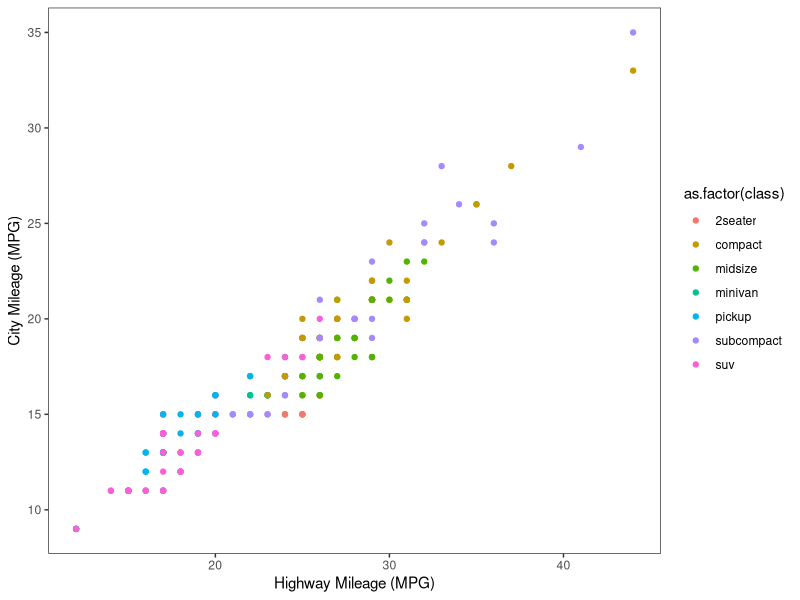
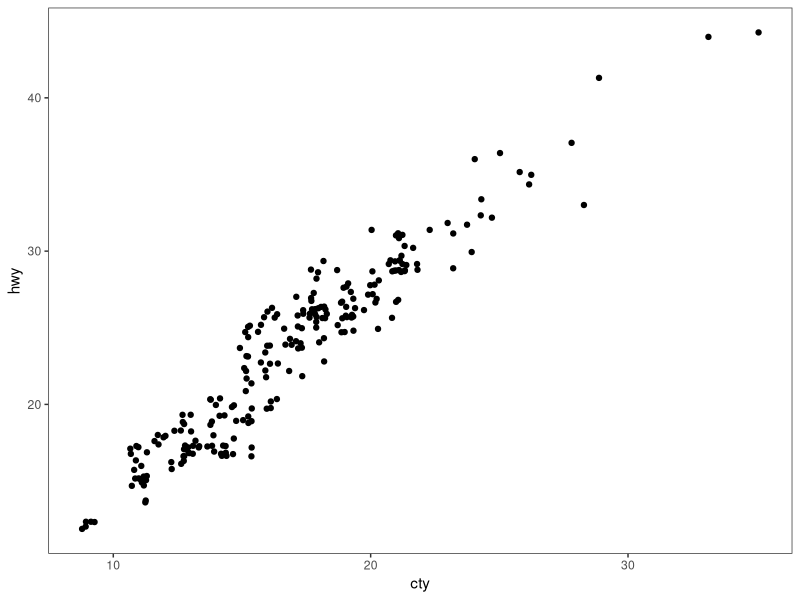
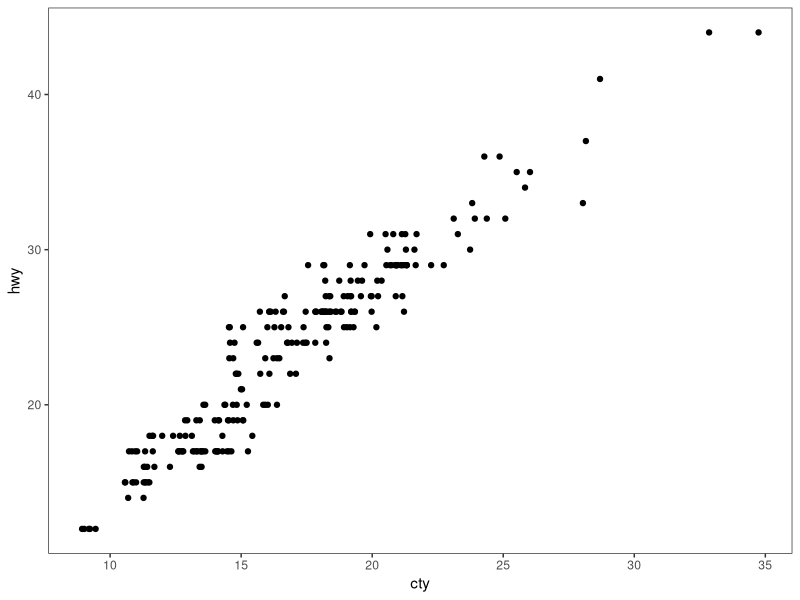
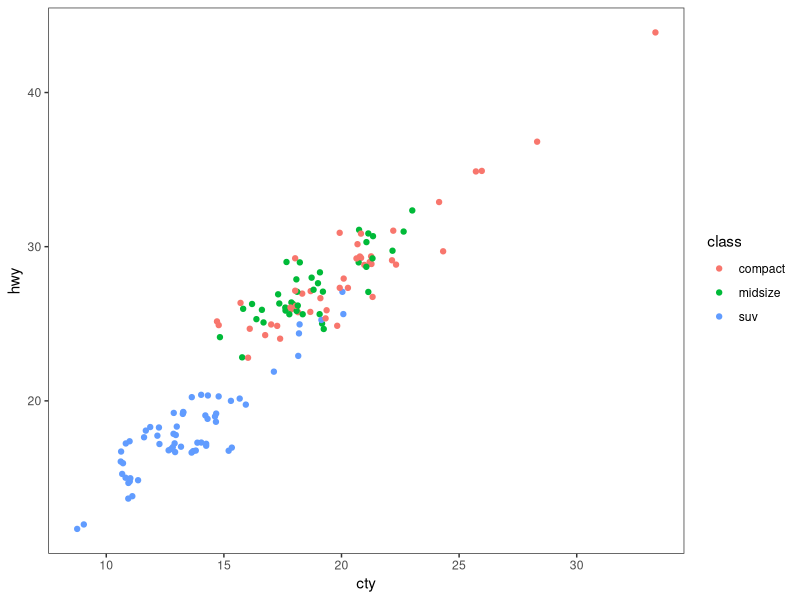
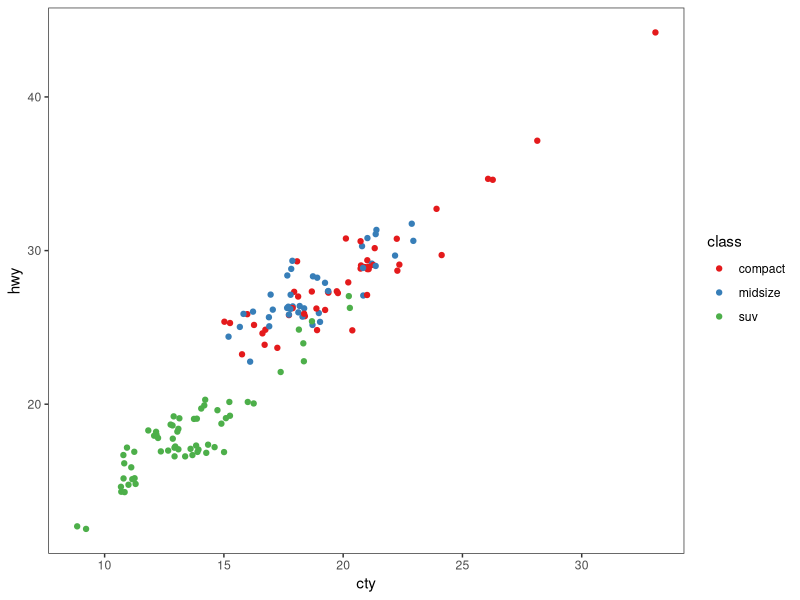
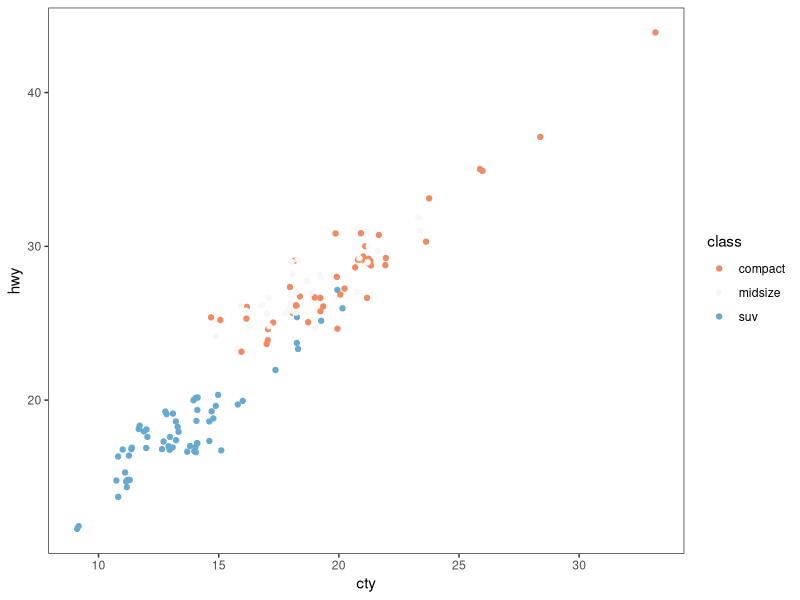
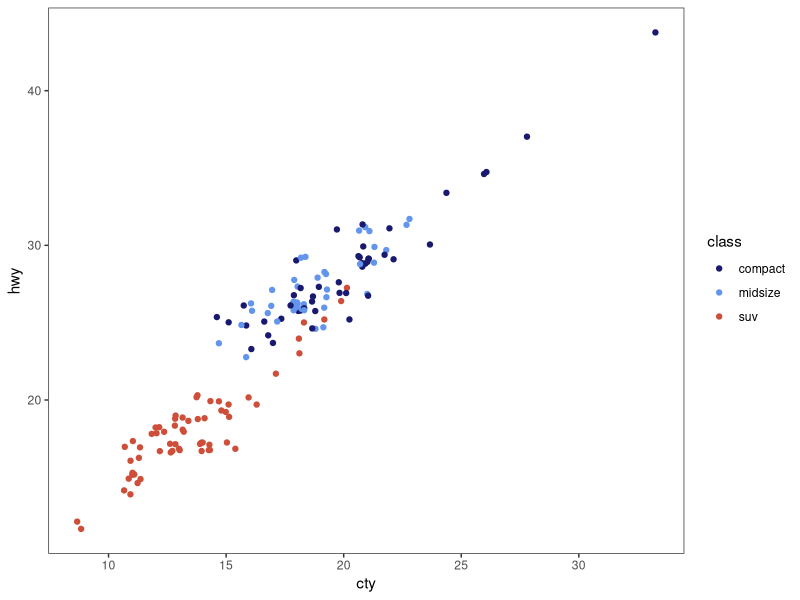
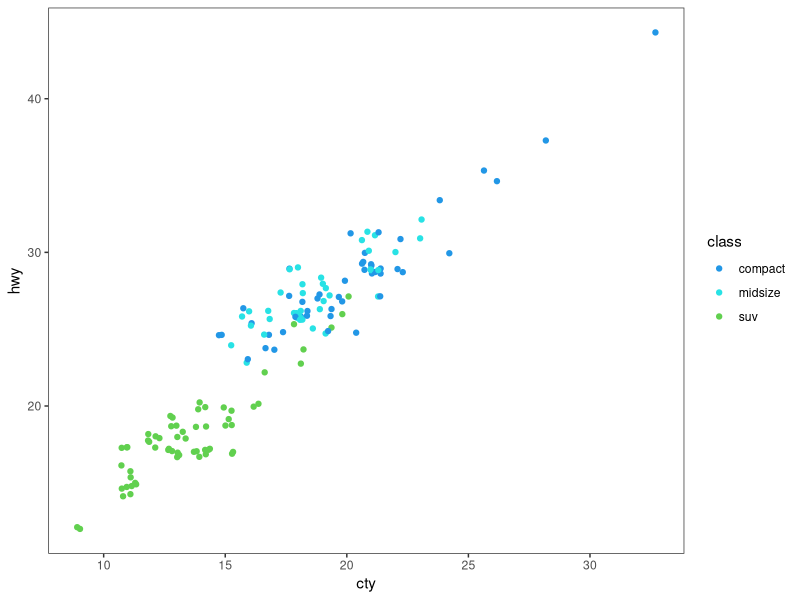

Write the R code that produced these figures, in order. (Note: this script raises an error after producing the figures.)
# ---------------------------------------------------------- #
#### MODULE 3: Plot even more data!                       ####               
# ---------------------------------------------------------- #

## OBJECTIVE:
# 1. To develop a "grammar of graphics".
# 2. To become comfortable using ggplot2 for exploratory data visualization.


# ---------------------------------------------------------- #
#### SET UP:                                              ####
# ---------------------------------------------------------- #
# REMINDER: In RStudio, open the Rproject for our course (UNCG_DataWrangling), 
# pull any changes from GitHub, and navigate to the branch you created for 
# yourself (just a single branch for the whole semester) in RStudio's Git tab.
# Open this week's assignment in this new branch to complete and submit on GitHub.
# Ideally, you'll commit your answers a bit at a time as you work through
# this assignment, rather than committing all at once at the end.

# Reminder of some helpful resources for graphing in R:
# ggplot Cookbook: http://www.cookbook-r.com/Graphs/
# Official ggplot2 Book: https://ggplot2-book.org/
# Themes in ggplot2: https://ggplot2-book.org/polishing.html#themes

# In ggplot2, aesthetic means “something you can see”. Each aesthetic is a
# mapping between a visual cue and a variable.
# Examples include:
# position (i.e., on the x and y axes)
# color (“outside” color)
# fill (“inside” color)
# shape (of points)
# line type
# size

# Each type of geometric object (geom) accepts only a subset of all aesthetics.
# Refer to the geom help pages to see what mappings each geom accepts. Aesthetic
# mappings are set with the aes() function.

# TASK: We will be using the ggplot2 package for graphing. Fortunately, ggplot2 
# is nested within the tidyverse package (along with many others).
# Start by writing code to load the tidyverse library.
# HINT: see the end of assignment #1 if you forgot how to load a package.

library(tidyverse)

# TASK: Write code below to set your theme to black and white and both your major
# AND minor gridlines to element_blank for all plots you'll be making today.
# HINT: Check back to last week's assignment section 1.9 for setting themes for
# all plots.

theme_set(theme_bw())
theme_update(panel.grid.major=element_blank(),
             panel.grid.minor=element_blank())


# ---------------------------------------------------------- #
#### 1.0 CORRELATION                                      ####
# ---------------------------------------------------------- #

# We learned how to make correlations last week, but it never hurts to get
# more practice! Let's start by using a data set built into ggplot2.
# The mpg dataset looks at the gas efficiency of different cars. Run the following
# code to load the data:
data(mpg, package = "ggplot2")

# TASK: Create a scatterplot (i.e., a dot plot) to relate city and highway mileage.
# Color the points by the class of car (class column) and label the x and y axis 
# to be more informative (City Mileage (MPG) vs Highway Mileage (MPG)).
# HINT: Refer back to last week's assignment or the ggplot help resources if you 
# forget how to make a scatterplot.

ggplot(mpg, aes(x=hwy,y=cty))+
  xlab('Highway Mileage (MPG)')+
  ylab('City Mileage (MPG)')+
  geom_point(aes(color=as.factor(class)))

# Looks alright, but the graph may be hiding some information...
# QUESTION: How many data points are in the mpg dataframe?

str(mpg)
# There are 234 obs. in 11 columns

# QUESTION: Approximately how many dots are in the graph you just made? How does
# that compare to the number of observations in the dataframe?

# There are roughly 78 points on the graph, which is a lot smaller than
# The number of observations.

# Try another correlation-focused geom that addresses this problem by running
# the following code:
ggplot(data=mpg, aes(x=cty, y=hwy)) + 
  geom_jitter()


# QUESTION: What happened when you created the plot with geom_jitter?

# A LOT more observations were added to the plot and some points were added in randomly.

# QUESTION: Run the code to create a plot using geom_jitter a second time. Then run it
# again and again. What happens each time? Why is this happening?

# The graph slightly shifts because the geom_jitter() function randomly moves the points 
# along the x and y axises.

# TASK: The default in geom_jitter is to jitter (or slightly move) the points away
# from each other in both the x and y directions. Check the help file for geom_jitter
# and write code below to make a graph where you jitter points in only the x-dimension
# by 0.5.

ggplot(data=mpg, aes(x=cty, y=hwy)) + 
  geom_jitter(height= F, width=0.5)

# ---------------------------------------------------------- #
#### 1.1 DETOUR! COLORS, COLORS, COLORS                   ####
# ---------------------------------------------------------- #

# Our world is so colorful, and our graphs can be too! But we want to be mindful
# of our color choices to not only be beautiful, but also informative and accessible.

# TASK: Create a new dataframe that filters our mpg data down to only information
# for car classes compact, midsize, and suv using an %in% statement. Name your 
# new dataframe mpgSubset.
# HINT: Refer back to the Transform assignment if you want help with %in% (or 
# try googling!)

mpgSubset <- mpg%>%
  filter(mpg$class%in%c('compact','midsize','suv'))

# ggplot has lots of nice (and some not so nice) built-in color palettes that we 
# can use to fill our bars with color. Try running the following code:
ggplot(data=mpgSubset, aes(x=cty, y=hwy, color=class)) +
  geom_jitter()

# The code above supplies us with ggplot's default color palette, which I find not
# so pleasing. Let's try to change this!

# We can add a statement specifying the scale of colors we would prefer. One way
# to do this is to use other pre-set palettes from ggplot. Run the code below to 
# ask ggplot to use the color brewer's palette called Set 1.
ggplot(data=mpgSubset, aes(x=cty, y=hwy, color=class)) +
  geom_jitter() +
  scale_color_brewer(palette="Set1")

# Alternatively, we could use the "RdBu" palette:
ggplot(data=mpgSubset, aes(x=cty, y=hwy, color=class)) +
  geom_jitter() +
  scale_color_brewer(palette="RdBu")

# QUESTION: Investigate the color brewer's range of palettes at this website: 
# https://r-graph-gallery.com/38-rcolorbrewers-palettes.html
# What do you notice about the colors chosen from each of the palettes that we
# used above? (i.e., does it use the first three colors in the palette? The last
# three? Some other combination?)

# For Set1, the first three colors are assigned to the three variables.
# For RdBu, the extremes and a middle ground color were assigned to the variables.


# We could also pick out EXACTLY which colors we want for our figure. 
# There are 4 main ways to specify colors in R:
### by name
### by number
### by Hex code
### with the rgb() function

# By Name: R allows you to call more than 600 colors by name! Run the following
# code to see a list:
colors()

# We can put in the colors we chose for each variable by adding the 
# scale_color_manual() function to our plot. Try it out by running the following
# code:
ggplot(data=mpgSubset, aes(x=cty, y=hwy, color=class)) +
  geom_jitter() +
  scale_color_manual(values=c('midnightblue', 'cornflowerblue', 'tomato3'))


# You can also chose colors by number, which are assigned in R.

# TASK: Copy and paste the code to make our scatterplot and replace the color names
# with three numbers of your choice (between 1 and 657). How does your new figure look?
# HINT: remember to remove the quotation marks when calling numbers.


ggplot(data=mpgSubset, aes(x=cty, y=hwy, color=class)) +
  geom_jitter() +
  scale_color_manual(values=c('388', '213', '515'))

# QUESTION: How do you think you could figure out which color name belongs to
# each color number?
# HINT: Try creating a dataframe from color() by passing it into the
# as.data.frame() function.

as.data.frame(colors())

# You can also chose colors by Hex code. A Hex color code is a 6-symbol code made
# of up to three 2-symbol elements (6 symbols in length all together). Each of 
# the 2-symbol elements represents a color value in the Red-Green-Blue (RGB) color
# scale from 0 to 255. Hex codes are written with a # in front of them. Let's try
# out calling our colors using hex code.
ggplot(data=mpgSubset, aes(x=cty, y=hwy, color=class)) +
  geom_jitter() +
  scale_color_manual(values=c('#191970', '#6495ED', '#FF6347'))

# There are two great things about hex codes. First, you can call ANY color you 
# want with a hex code. That is, you're not limited to the 657 colors that are
# in ggplot. By specifying the color by hex code, you can pick literally anything!

# TASK: Google the search term "color picker". This should bring up google's color
# picker (in addition to a billion other color picking websites). Use this color
# picker to generate the hex codes for three new colors of your choice. Then copy
# and paste the above code, replacing the hex codes with your color choices.

ggplot(data=mpgSubset, aes(x=cty, y=hwy, color=class)) +
  geom_jitter() +
  scale_color_manual(values=c('#40db42', '#000000', '#cc5e1f'))

#I call it "Spooktacular"

# The second great thing about hex codes is that you can control the transparency
# of your colors. Transparency is set in a hex code by adding two extra symbols
# to the end, which together make up the "alpha" element. Adding 00 to the end 
# of your hex code will make your color completely transparent, while adding FF 
# to the end will make it completely opaque. Any number/letters in-between will 
# result in partial transparency. You can find a complete list of transparencies
# between 0-100% here: https://gist.github.com/lopspower/03fb1cc0ac9f32ef38f4

# TASK: Try out transparency by copying and pasting your graph code below and
# adding the alpha element to the end of each of your hex codes to make your
# first color 0% transparent, your second color 50% transparent, and your third
# color 100% transparent.


ggplot(data=mpgSubset, aes(x=cty, y=hwy, color=class)) +
  geom_jitter() +
  scale_color_manual(values=c('#40db42ff', '#00000080', '#cc5e1f00'))

# QUESTION: What happened to the point that you set to 100% transparent?

# Those points are completely transparent

# Finally, we can set our colors using the rgb() function. This operates very
# similarly to the hex code, where you can pick exactly the color and transparency
# you want. Try it out by running the following code:
ggplot(data=mpgSubset, aes(x=cty, y=hwy, color=class)) +
  geom_jitter() +
  scale_color_manual(values=c(rgb(.10, .10, .44, .5), rgb(.39, .58, .93, .5), rgb(1.0, .39, .28, .5)))

# TASK: Modify the above code to make all of your points 50% transparent.

# There are so many inventive and artistic people in the world who have expanded
# the offerings for colors in ggplot. Check out some notable ones listed below
# when choosing colors for this assignment.
### Color-blind friendly palettes: https://github.com/JLSteenwyk/ggpubfigs
### Color palettes from vintage National Parks posters: https://github.com/katiejolly/nationalparkcolors
### Color palettes based on Wes Anderson movies: https://github.com/karthik/wesanderson
### Color palettes from famous Dutch paintings: https://github.com/EdwinTh/dutchmasters


# ---------------------------------------------------------- #
#### 1.2 DETOUR! LEGENDS                                  ####
# ---------------------------------------------------------- #

# When you specify colors in your ggplot code, R throws in a bonus legend for free!
# However, this legend is often not as clear or visually appealing as we might 
# prefer. But as with all geometric objects in ggplot, legends can be easily altered.

# Run the following code to create a scatter plot. Feel free to modify the colors
# as you prefer!
ggplot(data=mpgSubset, aes(x=cty, y=hwy, color=class)) +
  geom_jitter()

# QUESTION: Where did ggplot get the legend title and values from?


# We could change the title and values in our legend by altering the dataframe
# we are passing into ggplot. But that seems a bit drastic. Instead, we can 
# lean on the same code that specifies our color picks to alter the legend text.
# Try it out by running the following code:
ggplot(data=mpgSubset, aes(x=cty, y=hwy, color=class)) + 
  geom_jitter() + 
  scale_color_manual(values=c('#FCBA03', '#380754', '#496916'),
                     name='Class of Car', 
                     breaks=c('suv', 'midsize', 'compact'), 
                     labels=c('SUV', 'Midsize', 'Compact'))


# TASK: Label each line of the code above with what it is doing.
# HINT: Check the scale_color_manual help file or ggplot Cookbook for more info.


# IMPORTANT: It is important to pay attention to the order you provide ggplot with 
# your color choices and legend labels! Try running the following code:
ggplot(data=mpgSubset, aes(x=cty, y=hwy, color=class)) + 
  geom_jitter() + 
  scale_color_manual(values=c('#FCBA03', '#380754', '#496916'), 
                     name='Class of Car', 
                     breaks=c('suv', 'midsize', 'compact'), 
                     labels=c('Compact', 'SUV', 'Midsize')) 


# QUESTION: What is wrong with the code above? Why is it so important to be
# careful with the order you pass information into ggplot?


# While changing the legend text and factor order takes place in the scale_color_manual
# step, moving the legend around on the graph page is part of the graph theme. We
# can try this out using the code below:
ggplot(data=mpgSubset, aes(x=cty, y=hwy, color=class)) + 
  geom_jitter() + 
  theme(legend.position='top')


# TASK: Modify the code above to have the legend display along the bottom of
# the figure.


# We can also have the legend located within the area of the graph itself! We can 
# do this by specifying the coordinates for where the legend should go within the
# graph axes. First we set the legend position and then we set the anchoring 
# position by justifying the legend.
### bottom left: 0,0
### bottom right: 1,0
### top left: 0,1
### top right: 1,1

# Try it out by running the following code:
ggplot(data=mpgSubset, aes(x=cty, y=hwy, color=class)) + 
  geom_jitter() + 
  theme(legend.position=c(1,0), legend.justification=c(1,0))

# QUESTION: What happens if you don't include the code for legend justification
# above?


# TASK: Copy and paste the code from above. Modify it to place the legend in the
# upper left part of the graph.


# Finally, we might want to remove the legend altogether! We would do so by
# modifying the theme as well. 

# TASK: Check the ggplot cookbook to find the legends section. Read what it says 
# about removing the legend. Then copy and paste the graph code from above. Modify
# the code to remove the legend.


# ---------------------------------------------------------- #
#### 2.0 DEVIATION                                        ####
# ---------------------------------------------------------- #

# Used to compare variation in values between small number of items (or categories) 
# with respect to a fixed reference.

# Whether the graphical type is a deviation graph or a composition graph (or a 
# ranking graph) may depend on the underlying data structure.

# We used geom_bar() last week with factor data to create a bar graph. But
# geom_bar() is a bit tricky because it can make EITHER a bar graph or a histogram
# depending on the data you give it. The default of geom_bar() is to set stat to 
# count so if you give it just a continuous x value, it will make a histogram. Try
# it with the following code:
ggplot(data=mpg, aes(x=hwy)) + 
  geom_bar()

# In order to have the geom create bars and not a histogram, you must:
# 1) Set stat = identity
# 2) Provide both an x and a y inside the aes(), where x is either a character 
# or factor and y is numeric.

# TASK: Create a dataframe of summary statistics for the mpg data, calculating the
# mean, standard deviation, and standard error for highway mpg grouping by class.
# Name the resulting dataframe highwayMPG and your new variables hwy_mean, hwy_sd,
# and hwy_se.
# HINT: Look back at the Transform assignment if you forget how to summarize the
# data. Also recall, standard error = 1.96*standard deviation.


# TASK: Create a bar graph showing the average highway MPG on the y-axis and 
# car class on the x-axis. Fill the bars by class. Add in error bar caps that are 20%
# the width pf the bars.
# HINT: Don't forget to change stat from the default in your geom_bar() statement!


# ---------------------------------------------------------- #
#### 2.1 DETOUR! COLORS AND LEGENDS, AGAIN                ####
# ---------------------------------------------------------- #

# Recall that some geometric elements require fills instead of (or sometimes in
# addition to) colors.

# TASK: Create a bar graph with the mpg summary stats with the following parameters:
# (1) Black bar outline
# (2) Bars filled with the color brewer palette "Dark2" using the scale_fill_manual
#     statement
# (3) No legend
# (4) Informative x- and y-axis labels. 

# HINT: Carefully consider whether your color and/or fill should go within an aes() 
# statement, the scale_fill_manual or scale_color_manual statements, or neither.
# If in doubt, try a bunch of ways until it looks how we want it. And consult 
# your helpful ggplot resources on the web.


# ---------------------------------------------------------- #
#### 2.2 DETOUR! AXIS MODIFICATIONS                       ####
# ---------------------------------------------------------- #

# Run the following code, feeling free to modify colors as you prefer:
ggplot(data=highwayMPG, aes(x=class, y=hwy_mean, fill=class)) +
  geom_bar(stat='identity') 

# QUESTION: Where is ggplot getting the x-axis tick labels from?


# Often our tick labels are not the best. We can modify them to be more informative
# or visually appealing by directly modifying the dataframe, but again this feels
# a bit extreme. Instead, we can directly modify the scale of the axis. For axes
# that deal with categories, we are setting the discrete scale. Try it out by
# running the following code:
ggplot(data=highwayMPG, aes(x=class, y=hwy_mean, fill=class)) +
  geom_bar(stat='identity') +
  scale_x_discrete(labels=c('sport', 'compact', 'midsize', 'minivan', 'pickup', 'subcompact', 'SUV'))

# We can also change the scale of the continuous axes, including how large they are
# and where the tick marks fall as follows:
ggplot(data=highwayMPG, aes(x=class, y=hwy_mean, fill=class)) +
  geom_bar(stat='identity') +
  scale_y_continuous(breaks=seq(0, 50, 10)) +
  coord_cartesian(ylim=c(0,50))

# QUESTION: Try running the code above without the coord_cartesian() statement. 
# What is surprising about the resulting graph? Based on this result, what do you
# think the coord_cartesian() statement does?


# We can also add a statement into the scale discrete or continuous statements
# to name our axes, rather than putting in a whole separate step of xlab() or ylab().
# Try it out with the following code:
ggplot(data=highwayMPG, aes(x=class, y=hwy_mean, fill=class)) +
  geom_bar(stat='identity') +
  scale_x_discrete(name='Class of Car') +
  scale_y_continuous(name='Mean Highway MPG')


# Finally, we can flip our axes easily in ggplot as follows:
ggplot(data=highwayMPG, aes(x=class, y=hwy_mean, fill=class)) +
  geom_bar(stat='identity') +
  coord_flip()


# TASK: Let's put it all together. Make a graph of the mpg summary stats with the
# following specifications:
# (1) color by class of car using a color scheme of your choice (not the default)
# (2) plot the class of car on the x-axis and the highway MPG on the y axis
# (3) include better names for the x- and y-axis titles
# (4) include better names for the car classes
# (5) set the scale of the highway mpg to run from 0 to 30 with breaks every 5 
# (6) flip your axes
# (7) remove the legend


# ---------------------------------------------------------- #
#### 3.0 RANKING                                          ####
# ---------------------------------------------------------- #
# Used to compare the position or performance of multiple items with respect to 
# each other. Actual values matters somewhat less than the ranking.

# TASK: Create a dataframe of summary statistics for the mpg data, calculating the
# mean, standard deviation, and standard error for CITY mpg grouping by class.
# Name the resulting dataframe cityMPG and your new variables city_mean, city_sd,
# and city_se.
# HINT: Look back at the Transform assignment if you forget how to summarize the
# data. Also, standard error = 1.96*standard deviation.


# Now we want to plot our data in order from smallest to largest city MPG to get
# a ranking. To do so, we need to use the reorder() function to rearrange the data
# going into our x-axis.
ggplot(cityMPG, aes(x=reorder(class, city_mean), y=city_mean)) + 
  geom_bar(stat="identity")

# TASK: Recreate the above ranking figure to include the following:
# (1) class of car on the x-axis with informative axis and tick labels
# (2) MPG ordered from highest to lowest (hint: try google if you're unsure)
# (3) bars with dary grey outlines and filled by class with your favorite color scheme
# (4) error bars with end caps 30% the width of the bars
# (5) y-axis from 0 to 30 with tick marks every 5
# (6) no legend.


# ---------------------------------------------------------- #
#### 4.0 DISTRIBUTION                                     ####
# ---------------------------------------------------------- #
# When you have lots and lots of data points and want to study where and how the
# data points are distributed.

# Histograms can be accomplished with either geom_bar() or geom_histogram()
ggplot(mpg, aes(hwy)) + 
  geom_histogram()

# TASK: Recreate the graph above, but using geom_bar() instead


# TASK: Try making a histogram with the categorical variable 'manufacturer'.
# What error message do you get?


# QUESTION: What happens when you follow the advice of the error message and 
# make stat='count'?
ggplot(mpg, aes(manufacturer)) + 
  geom_histogram(stat="count")


# TASK: Make a boxplot comparing the distribution of cty (city mileage) for
# each class of car.
# HINT: Look back to last week if you forget how to make a boxplot.


# We can also make a different type of distribution, a violin plot using the 
# geom_violin statement as follows:
ggplot(mpg, aes(x=class, y=cty)) + 
  geom_violin()

# QUESTION: What does a violin plot show? Check google if you're unsure.


# ---------------------------------------------------------- #
#### 5.0 COMPOSITION                                      ####
# ---------------------------------------------------------- #
# Bar charts and pie charts are classic ways of showing composition of a dataset.

# TASK: Let's get some data for this task by determining the number of cars from 
# each car manufacturer in our mpg dataframe. We can do this as follows:
manufacturerFreq <- mpg %>% 
  group_by(manufacturer) %>% 
  summarize(frequency=length(manufacturer)) %>% 
  ungroup()

# TASK: Make a bar graph of the number of cars (frequency) by manufacturer using
# the dataframe we created above.


# We can switch the bar chart you created above into a pie chart simply by changing
# the coordinate system through a series of steps as follows:

ggplot(manufacturerFreq, aes(x=manufacturer, y=frequency)) +
  geom_bar(stat="identity") +
  coord_polar()

ggplot(manufacturerFreq, aes(x=manufacturer, y=frequency, fill=manufacturer)) +
  geom_bar(stat="identity") +
  coord_polar()

ggplot(manufacturerFreq, aes(x="", y=frequency, fill=manufacturer)) +
  geom_bar(stat="identity", width=1) +
  coord_polar()

ggplot(manufacturerFreq, aes(x="", y=frequency, fill=manufacturer)) +
  geom_bar(stat="identity", width=1) +
  coord_polar(theta="y")

ggplot(manufacturerFreq, aes(x="", y=frequency, fill=manufacturer)) +
  geom_bar(stat="identity", width=1) +
  coord_polar(theta="y", start=0) +
  theme_void() +
  theme(legend.title = element_text(size = 12.5), 
        legend.text  = element_text(size = 8.5),
        legend.key.size = unit(.75, "lines"))

# TASK: Annotate the code below to describe what each line does:
ggplot(manufacturerFreq, aes(x="", y=frequency, fill=manufacturer)) +
  geom_bar(stat="identity", width=1) +
  coord_polar(theta="y", start=0) +
  theme_void() +
  theme(legend.title = element_text(size = 12.5), 
        legend.text  = element_text(size = 8.5),
        legend.key.size = unit(.75, "lines"))


# ---------------------------------------------------------- #
#### 6.0 CHANGE                                           ####
# ---------------------------------------------------------- #

# Time series are often best visualized with line graphs. Let's try this out
# with some new data:
data("economics")

# TASK: Use the economics dataset to plot the number of people who are unemployed
# over time (unemploy vs date). Make a scatterplot, then connect the points with 
# lines using geom_line().
# HINT: use ?economics to get more information about this dataset.




# ---------------------------------------------------------- #
#### GROUPS AND MAPS                                      ####
# ---------------------------------------------------------- #

# Let's save these for group project options, this assignment is really long!









# REMEMBER: Save and push your script when you're done with this assignment!
